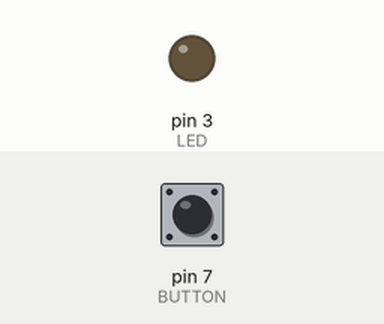
Bench run of a sketch on a simulated Arduino Uno, built with avr-gcc and run on an emulated ATmega328P. Shown: output pins drawn as LEDs (lit = HIGH). Dashed ring = blinking. The inputs (shaded band) are chosen by the test bench; at power-on: pin 7 (BUTTON) LOW.

Above: at 1.2 s.
1.3 s: pin 7 (BUTTON) pulled HIGH for 0.15 s
At 1.42 s:
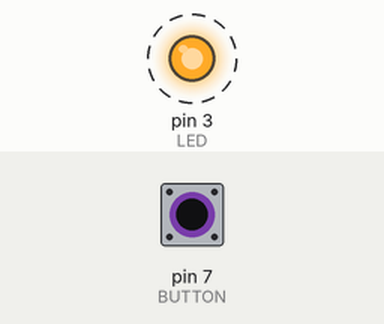
3.5 s: pin 7 (BUTTON) pulled HIGH for 3.2 s
At 4.4 s:
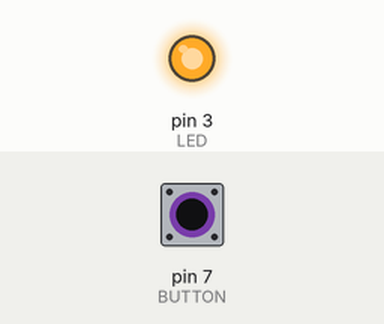
Timing chart, 0 to 8.8 s (numbered marks = the images above; inputs shaded):
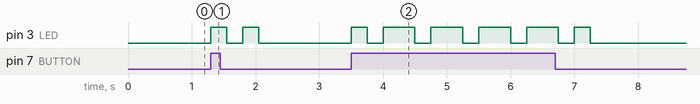

Measured:
- after the input at 1.3 s, pin 3 (LED): alternates HIGH for 0.25 s and LOW for 0.25 s, 4 changes in all, then stays LOW, starting at once
- after the input at 3.5 s, pin 3 (LED): goes HIGH 0.25 s, 4 × (LOW 0.25 s, HIGH 0.50 s), LOW 0.25 s, HIGH 0.25 s, then LOW, starting at once

The sketch:

project4.ino
```cpp
#define LED 3
#define BUTTON 7
void setup(){
pinMode(LED, OUTPUT);   // output for the LED
pinMode(BUTTON, INPUT); // input for the button
}

void loop(){
   if ( digitalRead(BUTTON) == HIGH )
   {
      digitalWrite(LED, HIGH); // turn on the LED
      delay(250);              // wait for 0.5 seconds
      digitalWrite(LED, LOW);
      delay(250);
      digitalWrite(LED, HIGH); // turn on the LED
      delay(250);
      digitalWrite(LED, LOW);
   }
}
```
